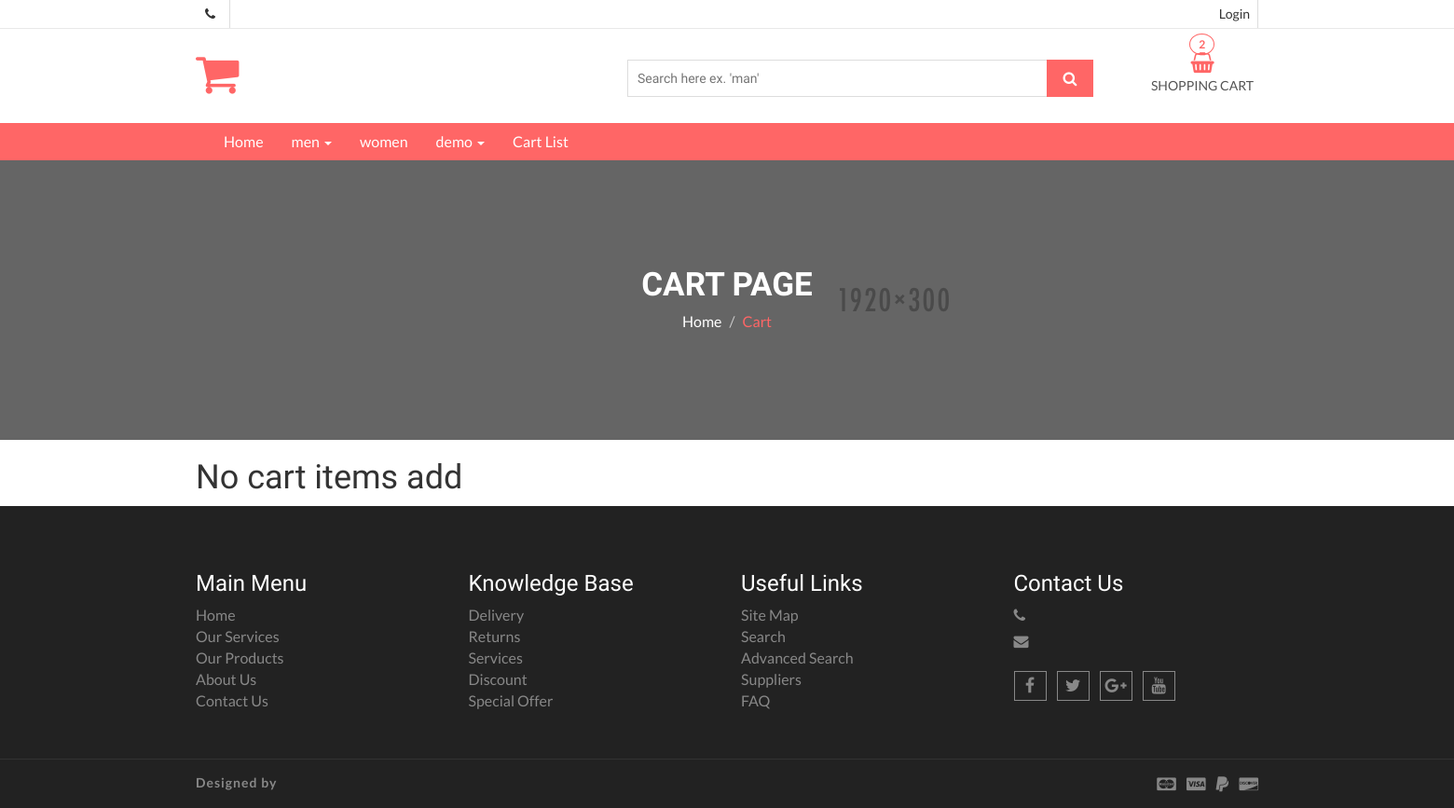
Page /cart-list on the committed database.
### ecommerce/models.py (models this page shows, shortened)
class Category(models.Model):
    category_name = models.CharField(max_length=255, unique=True)

### ecommerce/views.py (the view)
# urls.py: path('cart-list', views.cart_list, name='cart-list'),
def cart_list(request):
    product_unique_cart_id = request.session.get('product_unique_cart_key')
    if product_unique_cart_id:
        data = UniqueCart.objects.get(id=product_unique_cart_id)
    else:
        data = None
    content = {
        'allCartData': data
    }
    return render(request, 'pages/product/cat-list.html', content)

### ecommerce/general.py (called while the page is built)
def send_setting_data(request):
    content = {
        'settingData': Setting.objects.last(),
        'categoryData': Category.objects.all()
    }
    return content

def make_title(request):
    content = {
        'title': 'My-Project'
    }
    return content

### templates/pages/product/cat-list.html (shortened to what this page needs)
{% extends 'master/master.html' %}
{% block content %}
    <section id="aa-catg-head-banner">
        <img src="img/fashion/fashion-header-bg-8.jpg" alt="fashion img">
        <div class="aa-catg-head-banner-area">
            <div class="container">
                <div class="aa-catg-head-banner-content">
                    <h2>Cart Page</h2>
                    <ol class="breadcrumb">
                        <li><a href="index.html">Home</a></li>
                        <li class="active">Cart</li>
                    </ol>
                </div>
            </div>
        </div>
    </section>
    <section id="cart-view">
        <div class="container">
            <div class="row">
                <div class="col-md-12">
                </div>
                {% if allCartData.cartproduct_set.all %}
                    <div class="col-md-12">
                        <div class="cart-view-area">
                            <div class="cart-view-table">
                                <form action="">
                                    <div class="table-responsive">
                                        <table class="table">
                                            <thead>
                                            <tr>
                                                <th>S.n</th>
                                                <th>Product</th>
                                                <th>Image</th>
                                                <th>Price</th>
                                                <th>Quantity</th>
                                                <th>Sub Total</th>
                                                <th>Action</th>
                                            </tr>
                                            </thead>
                                            <tbody>
                                            {% for cart in allCartData.cartproduct_set.all %}
                                                <tr>
                                                    <td>
                                                        {{ forloop.counter }}
                                                    </td>
                                                    <td>
                                                        {{ cart.product.product_name }}
                                                    </td>
                                                    <td>
                                                        <img src="{{ cart.product.product_image.url }}" width="30"
                                                             alt="">
                                                    </td>
                                                    <td>{{ cart.rate }}</td>
                                                    <td>{{ cart.quantity }}</td>
                                                    <td>{{ cart.sub_total }}</td>
                                                    <td>
                                                        <a href="{% url 'increment-quantity' cart.id %}"
                                                           class="btn btn-success">+</a>
                                                        <a href="{% url 'decrement-quantity' cart.id %}"
                                                           class="btn btn-warning">-</a>
                                                        <a href="{% url 'delete-quantity' cart.id %}"
                                                           class="btn btn-danger">x</a>
                                                    </td>
                                                </tr>
                                            {% endfor %}
                                            </tbody>
                                            {% if allCartData.cartproduct_set.all %}
                                                <tfoot>
                                                <tr>
                                                    <td colspan="7">
                                                        <a href="{% url 'clear-cart' %}" class="btn btn-danger">Clear
                                                            Cart</a></td>
                                                </tr>
                                                </tfoot>
                                            {% endif %}
                                        </table>
                                    </div>
                                </form>
                                <div class="cart-view-total">
                                    <h4>Cart Totals</h4>
                                    <table class="aa-totals-table">
                                        <tbody>
                                        <tr>
                                            <th>Total</th>
                                            <td>{{ allCartData.total }}</td>
                                        </tr>
                                        </tbody>
                                    </table>
                                    <a href="{% url 'checkout' %}" class="aa-cart-view-btn">Proced to Checkout</a>
                                </div>
                            </div>
                        </div>
                    </div>
                {% else %}
                    <div class="col-md-12">
                        <h1>No cart items add</h1>
                    </div>
                {% endif %}
            </div>
        </div>
    </section>
{% endblock %}

### templates/layouts/menu.html (shortened to what this page needs)
<section id="menu">
    <div class="container">
        <div class="menu-area">
            <div class="navbar navbar-default" role="navigation">
                <div class="navbar-collapse collapse">
                    <ul class="nav navbar-nav">
                        <li><a href="{% url 'index' %}">Home</a></li>
                        {% for category in categoryData %}
                            {% if category.product_set.all %}
                                <li><a href="#">{{ category.category_name }} <span class="caret"></span></a>
                                </li>
                            {% else %}
                                <li><a href="">{{ category.category_name }}</a></li>
                            {% endif %}
                        {% endfor %}
                        <li><a href="{% url 'cart-list' %}">Cart List</a></li>
                    </ul>
                </div>
            </div>
        </div>
    </div>
</section>

### static/css/theme-color/default-theme.css (style rules this page uses)
h2 { color: #ff6666; }
#menu { background-color: #ff6666; }
#aa-catg-head-banner .aa-catg-head-banner-area .aa-catg-head-banner-content .breadcrumb .active { color: #ff6666; }

### rows in the picture
Category: category_name "men"
Category: category_name "women"
Category: category_name "demo"
